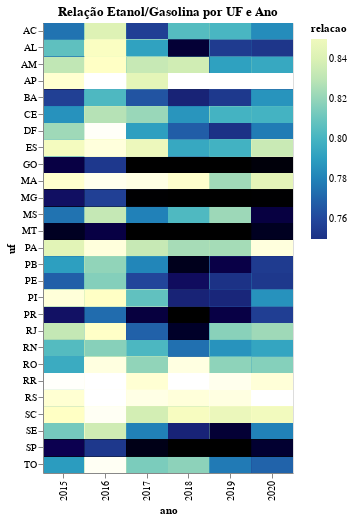

Source (notebook cell):
### Code cell
alt.Chart(df3).mark_rect().encode(
    y='uf:O',
    x='ano:O',
    color=alt.Color('relacao', scale=alt.Scale(scheme='yellowgreenblue', domain=[0.75, 0.85], reverse=True))
).properties(
    title="Relação Etanol/Gasolina por UF e Ano",
    width=250,
    height=450
)

### Figure 1 — Vega-Lite specification as saved in the notebook (floating-point values rounded to 4 significant figures; data arrays with more than 128 entries replaced by an {"elided": "..."} marker saying what was removed)
{"config": {"view": {"continuousWidth": 400, "continuousHeight": 300}}, "data": {"name": "data-ff0f05f58f48638b18096f8432d856ab"}, "mark": "rect", "encoding": {"color": {"field": "relacao", "scale": {"domain": [0.75, 0.85], "reverse": true, "scheme": "yellowgreenblue"}, "type": "quantitative"}, "x": {"field": "ano", "type": "ordinal"}, "y": {"field": "uf", "type": "ordinal"}}, "height": 450, "title": "Relação Etanol/Gasolina por UF e Ano", "width": 250, "$schema": "https://vega.github.io/schema/vega-lite/v4.17.0.json", "datasets": {"data-ff0f05f58f48638b18096f8432d856ab": {"elided": "1902 records"}}}
